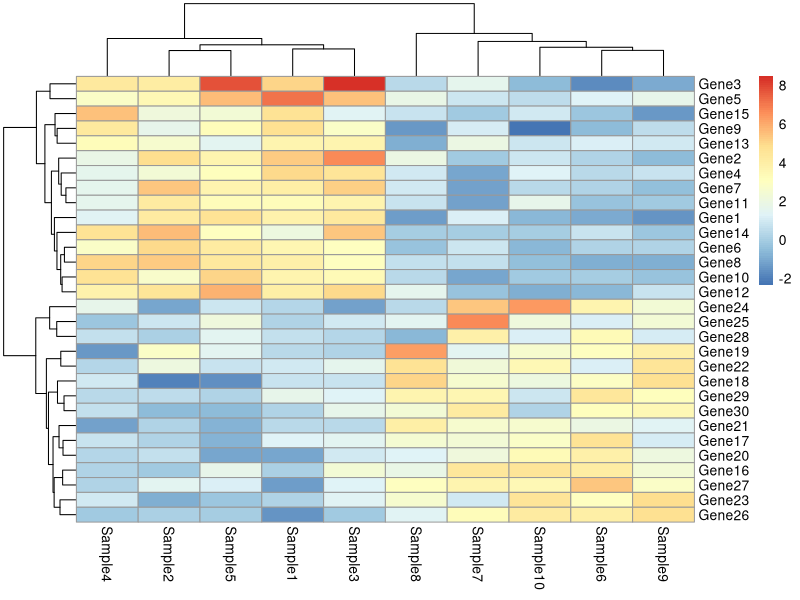

This chart was generated by the following R code:
exp <- matrix(rnorm(300), nrow = 30, ncol = 10)

View(exp)

exp[1:15, 1:5] <- exp[
        1:15, 1:5
    ] + matrix(
        rnorm(75, mean = 4),
        nrow = 15, ncol = 5
    )

exp[16:30, 6:10] <- exp[
    16:30, 6:10
] + matrix(rnorm(75, mean = 3), nrow = 15, ncol = 5)

exp <- round(exp, 2)
colnames(exp) <- paste("Sample", 1:10, sep = "")
rownames(exp) <- paste("Gene", 1:30, sep = "")
head(exp)


library(pheatmap)
ph <- pheatmap(exp)
ph$tree_row$order

ph$tree_col$order

ph_exp <- exp[
    ph$tree_row$order, ph$tree_col$order
]


ph_exp[1:4, 1:4] 
ph_exp
View(ph)
